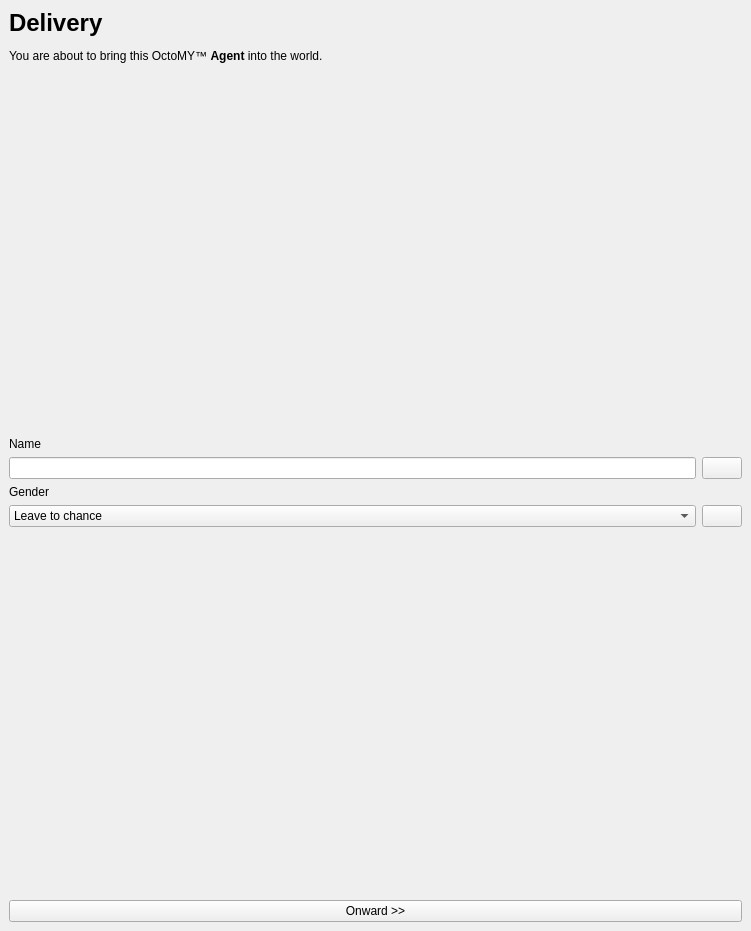
<?xml version="1.0" encoding="UTF-8"?>
<ui version="4.0">
 <class>AgentDeliveryWizard</class>
 <widget class="QWidget" name="AgentDeliveryWizard">
  <property name="geometry">
   <rect>
    <x>0</x>
    <y>0</y>
    <width>751</width>
    <height>931</height>
   </rect>
  </property>
  <property name="sizePolicy">
   <sizepolicy hsizetype="Minimum" vsizetype="Minimum">
    <horstretch>0</horstretch>
    <verstretch>0</verstretch>
   </sizepolicy>
  </property>
  <property name="windowTitle">
   <string>Form</string>
  </property>
  <layout class="QGridLayout" name="gridLayout">
   <property name="leftMargin">
    <number>0</number>
   </property>
   <property name="topMargin">
    <number>0</number>
   </property>
   <property name="rightMargin">
    <number>0</number>
   </property>
   <property name="bottomMargin">
    <number>0</number>
   </property>
   <property name="spacing">
    <number>0</number>
   </property>
   <item row="0" column="0">
    <widget class="QStackedWidget" name="stackedWidget">
     <property name="sizePolicy">
      <sizepolicy hsizetype="Minimum" vsizetype="Minimum">
       <horstretch>0</horstretch>
       <verstretch>0</verstretch>
      </sizepolicy>
     </property>
     <property name="currentIndex">
      <number>0</number>
     </property>
     <widget class="QWidget" name="pageDelivery">
      <layout class="QVBoxLayout" name="verticalLayout">
       <item>
        <widget class="QLabel" name="labelBodyWelcome">
         <property name="sizePolicy">
          <sizepolicy hsizetype="Expanding" vsizetype="Minimum">
           <horstretch>0</horstretch>
           <verstretch>0</verstretch>
          </sizepolicy>
         </property>
         <property name="text">
          <string>&lt;html&gt;&lt;head/&gt;&lt;body&gt;&lt;p&gt;&lt;span style=&quot; font-size:xx-large; font-weight:600;&quot;&gt;Delivery&lt;/span&gt;&lt;/p&gt;&lt;p&gt;You are about to bring this OctoMY™ &lt;span style=&quot; font-weight:600;&quot;&gt;Agent&lt;/span&gt; into the world.&lt;/p&gt;&lt;/body&gt;&lt;/html&gt;</string>
         </property>
         <property name="textFormat">
          <enum>Qt::RichText</enum>
         </property>
         <property name="wordWrap">
          <bool>true</bool>
         </property>
        </widget>
       </item>
       <item>
        <spacer name="verticalSpacer">
         <property name="orientation">
          <enum>Qt::Vertical</enum>
         </property>
         <property name="sizeHint" stdset="0">
          <size>
           <width>20</width>
           <height>40</height>
          </size>
         </property>
        </spacer>
       </item>
       <item>
        <widget class="QLabel" name="label_5">
         <property name="text">
          <string>Name</string>
         </property>
        </widget>
       </item>
       <item>
        <layout class="QHBoxLayout" name="horizontalLayout_4">
         <item>
          <widget class="QLineEdit" name="lineEditName"/>
         </item>
         <item>
          <widget class="QPushButton" name="pushButtonRandomName">
           <property name="text">
            <string/>
           </property>
           <property name="icon">
            <iconset>
             <normaloff>:/icons/roll_dice.svg</normaloff>:/icons/roll_dice.svg</iconset>
           </property>
          </widget>
         </item>
        </layout>
       </item>
       <item>
        <widget class="QLabel" name="label_7">
         <property name="text">
          <string>Gender</string>
         </property>
        </widget>
       </item>
       <item>
        <layout class="QHBoxLayout" name="horizontalLayout_6">
         <item>
          <widget class="QComboBox" name="comboBoxGender">
           <property name="sizePolicy">
            <sizepolicy hsizetype="Expanding" vsizetype="Minimum">
             <horstretch>0</horstretch>
             <verstretch>0</verstretch>
            </sizepolicy>
           </property>
           <item>
            <property name="text">
             <string>Leave to chance</string>
            </property>
           </item>
           <item>
            <property name="text">
             <string>Male</string>
            </property>
           </item>
           <item>
            <property name="text">
             <string>Female</string>
            </property>
           </item>
           <item>
            <property name="text">
             <string>Genderless</string>
            </property>
           </item>
           <item>
            <property name="text">
             <string>Other</string>
            </property>
           </item>
          </widget>
         </item>
         <item>
          <widget class="QPushButton" name="pushButtonRandomGender">
           <property name="text">
            <string/>
           </property>
           <property name="icon">
            <iconset>
             <normaloff>:/icons/roll_dice.svg</normaloff>:/icons/roll_dice.svg</iconset>
           </property>
          </widget>
         </item>
        </layout>
       </item>
       <item>
        <spacer name="verticalSpacer_14">
         <property name="orientation">
          <enum>Qt::Vertical</enum>
         </property>
         <property name="sizeHint" stdset="0">
          <size>
           <width>653</width>
           <height>223</height>
          </size>
         </property>
        </spacer>
       </item>
       <item>
        <widget class="QPushButton" name="pushButtonOnward">
         <property name="sizePolicy">
          <sizepolicy hsizetype="Minimum" vsizetype="Minimum">
           <horstretch>0</horstretch>
           <verstretch>0</verstretch>
          </sizepolicy>
         </property>
         <property name="text">
          <string>Onward &gt;&gt;</string>
         </property>
        </widget>
       </item>
      </layout>
     </widget>
     <widget class="QWidget" name="pageBirthInProgress">
      <layout class="QVBoxLayout" name="verticalLayout_2">
       <property name="spacing">
        <number>0</number>
       </property>
       <property name="leftMargin">
        <number>0</number>
       </property>
       <property name="topMargin">
        <number>0</number>
       </property>
       <property name="rightMargin">
        <number>0</number>
       </property>
       <property name="bottomMargin">
        <number>0</number>
       </property>
       <item>
        <widget class="QLabel" name="labelBodyBirthInProgress">
         <property name="sizePolicy">
          <sizepolicy hsizetype="Expanding" vsizetype="Minimum">
           <horstretch>0</horstretch>
           <verstretch>0</verstretch>
          </sizepolicy>
         </property>
         <property name="text">
          <string>&lt;html&gt;&lt;head/&gt;&lt;body&gt;&lt;p&gt;&lt;span style=&quot; font-size:xx-large; font-weight:600;&quot;&gt;Birth in progress...&lt;/span&gt;&lt;/p&gt;&lt;p&gt;Please wait for this OctoMY™ &lt;span style=&quot; font-weight:600;&quot;&gt;Agent&lt;/span&gt; to be born.&lt;/p&gt;&lt;/body&gt;&lt;/html&gt;</string>
         </property>
         <property name="textFormat">
          <enum>Qt::RichText</enum>
         </property>
         <property name="wordWrap">
          <bool>true</bool>
         </property>
         <property name="margin">
          <number>9</number>
         </property>
        </widget>
       </item>
       <item>
        <widget class="ImageLabel2" name="labelBirthImage">
         <property name="sizePolicy">
          <sizepolicy hsizetype="Ignored" vsizetype="MinimumExpanding">
           <horstretch>0</horstretch>
           <verstretch>0</verstretch>
          </sizepolicy>
         </property>
         <property name="autoFillBackground">
          <bool>true</bool>
         </property>
         <property name="text">
          <string/>
         </property>
         <property name="pixmap">
          <pixmap>:/images/birth.jpeg</pixmap>
         </property>
         <property name="scaledContents">
          <bool>true</bool>
         </property>
         <property name="alignment">
          <set>Qt::AlignCenter</set>
         </property>
        </widget>
       </item>
      </layout>
     </widget>
     <widget class="QWidget" name="pageDone">
      <layout class="QVBoxLayout" name="verticalLayout_3">
       <property name="leftMargin">
        <number>9</number>
       </property>
       <property name="topMargin">
        <number>9</number>
       </property>
       <property name="rightMargin">
        <number>9</number>
       </property>
       <property name="bottomMargin">
        <number>9</number>
       </property>
       <item>
        <widget class="QLabel" name="labelBodyDone">
         <property name="sizePolicy">
          <sizepolicy hsizetype="Expanding" vsizetype="Minimum">
           <horstretch>0</horstretch>
           <verstretch>0</verstretch>
          </sizepolicy>
         </property>
         <property name="text">
          <string>&lt;html&gt;&lt;head/&gt;&lt;body&gt;&lt;p&gt;&lt;span style=&quot; font-size:xx-large; font-weight:600;&quot;&gt;Congratulations!&lt;/span&gt;&lt;/p&gt;&lt;p&gt;You have successfully delivered this OctoMY™ &lt;span style=&quot; font-weight:600;&quot;&gt;Agent&lt;/span&gt; into this world.&lt;/p&gt;&lt;p&gt;&lt;br/&gt;&lt;/p&gt;&lt;/body&gt;&lt;/html&gt;</string>
         </property>
         <property name="textFormat">
          <enum>Qt::RichText</enum>
         </property>
         <property name="wordWrap">
          <bool>true</bool>
         </property>
        </widget>
       </item>
       <item>
        <widget class="PortableIDWidget" name="widgetBirthCertificate" native="true">
         <property name="sizePolicy">
          <sizepolicy hsizetype="Expanding" vsizetype="Expanding">
           <horstretch>0</horstretch>
           <verstretch>0</verstretch>
          </sizepolicy>
         </property>
        </widget>
       </item>
       <item>
        <widget class="QWidget" name="widgetWrapper" native="true">
         <property name="sizePolicy">
          <sizepolicy hsizetype="Expanding" vsizetype="Expanding">
           <horstretch>0</horstretch>
           <verstretch>0</verstretch>
          </sizepolicy>
         </property>
         <layout class="QVBoxLayout" name="verticalLayout_5">
          <property name="spacing">
           <number>0</number>
          </property>
          <property name="leftMargin">
           <number>0</number>
          </property>
          <property name="topMargin">
           <number>0</number>
          </property>
          <property name="rightMargin">
           <number>0</number>
          </property>
          <property name="bottomMargin">
           <number>0</number>
          </property>
          <item>
           <spacer name="verticalSpacer_3">
            <property name="orientation">
             <enum>Qt::Vertical</enum>
            </property>
            <property name="sizeHint" stdset="0">
             <size>
              <width>20</width>
              <height>40</height>
             </size>
            </property>
           </spacer>
          </item>
         </layout>
        </widget>
       </item>
       <item>
        <widget class="QLabel" name="labelBodyDone_2">
         <property name="sizePolicy">
          <sizepolicy hsizetype="Minimum" vsizetype="Minimum">
           <horstretch>0</horstretch>
           <verstretch>0</verstretch>
          </sizepolicy>
         </property>
         <property name="text">
          <string>&lt;html&gt;&lt;head/&gt;&lt;body&gt;&lt;p&gt;Next step is configure hardware of this &lt;span style=&quot; font-weight:600;&quot;&gt;agent&lt;/span&gt;.&lt;/p&gt;&lt;/body&gt;&lt;/html&gt;</string>
         </property>
         <property name="textFormat">
          <enum>Qt::RichText</enum>
         </property>
         <property name="wordWrap">
          <bool>true</bool>
         </property>
        </widget>
       </item>
       <item>
        <widget class="QPushButton" name="pushButtonPairNow">
         <property name="text">
          <string>Onward &gt;&gt;</string>
         </property>
         <property name="icon">
          <iconset>
           <normaloff>:/icons/pair.svg</normaloff>:/icons/pair.svg</iconset>
         </property>
        </widget>
       </item>
      </layout>
     </widget>
    </widget>
   </item>
  </layout>
 </widget>
 <customwidgets>
  <customwidget>
   <class>PortableIDWidget</class>
   <extends>QWidget</extends>
   <header>widgets/PortableIDWidget.hpp</header>
   <container>1</container>
  </customwidget>
  <customwidget>
   <class>ImageLabel2</class>
   <extends>QLabel</extends>
   <header>widgets/ImageLabel2.hpp</header>
  </customwidget>
 </customwidgets>
 <resources/>
 <connections/>
</ui>
